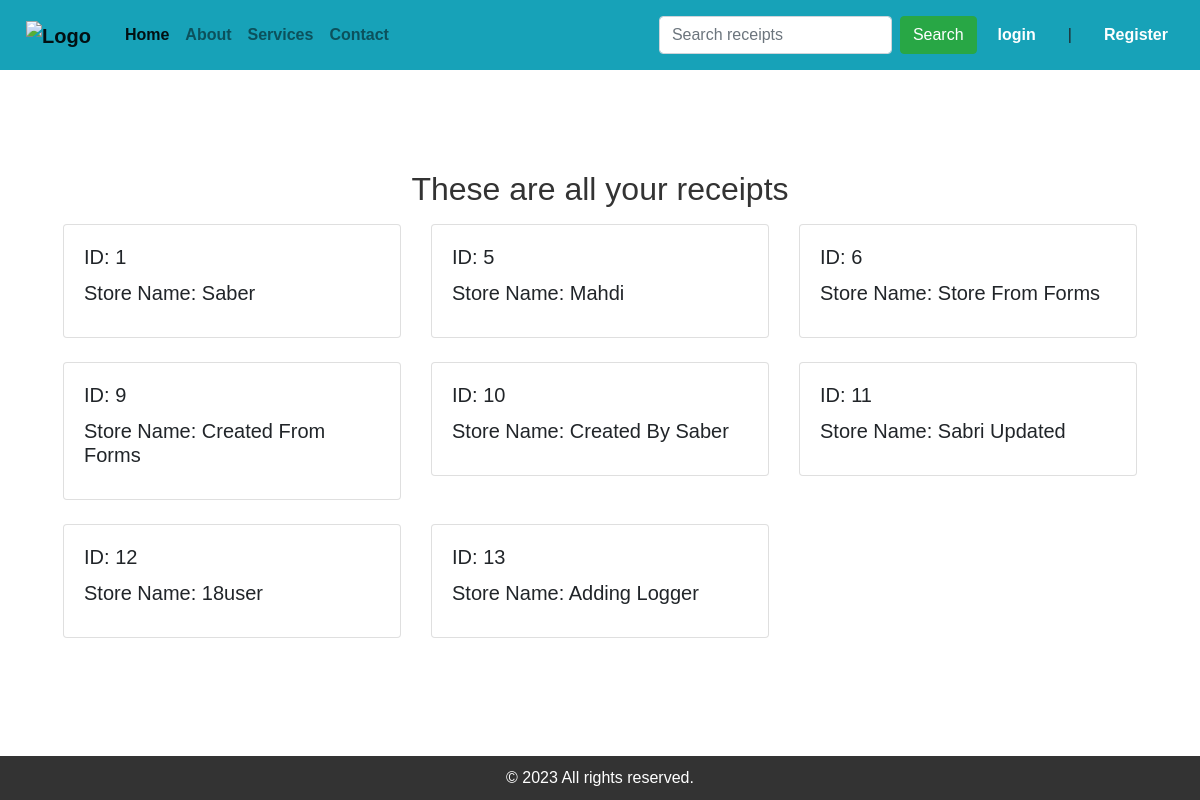
Before: / with the older database file.
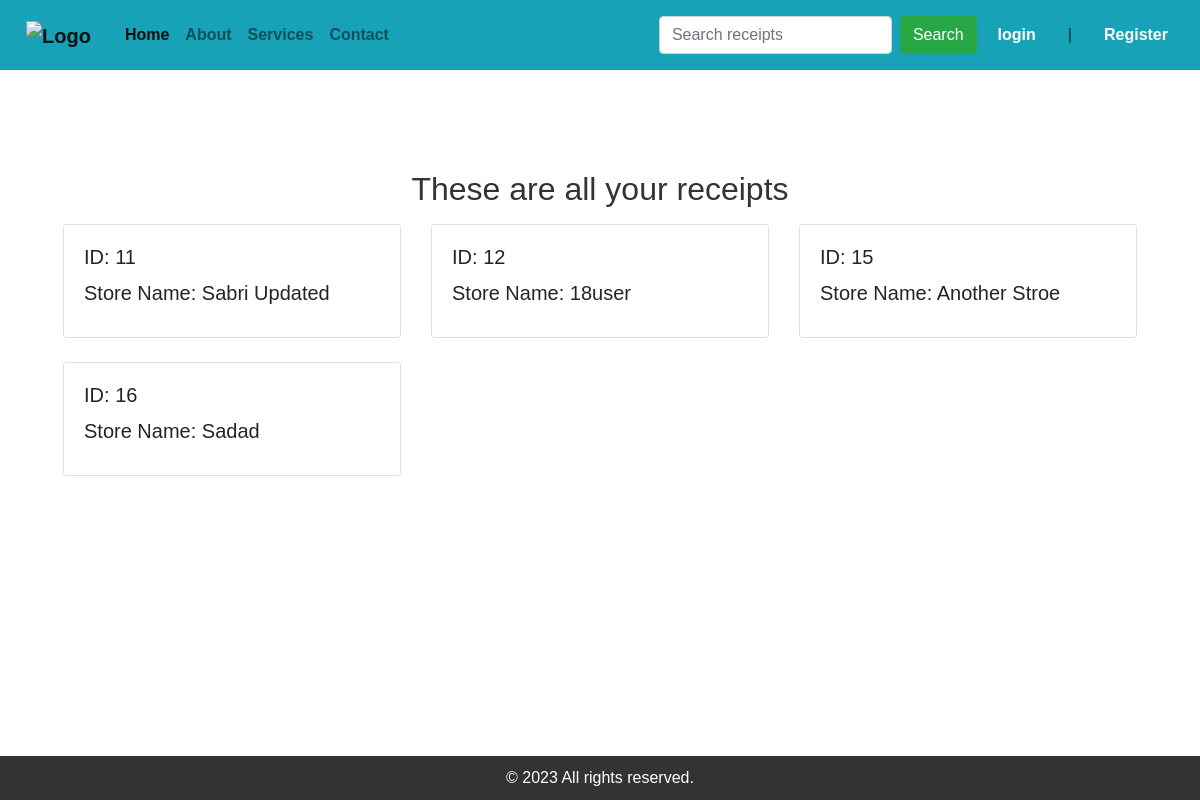
After: the same page with the newer database file.
### trackApp/models.py (models this page shows, shortened)
class Recipe(models.Model):
    options = (
        ('Ordered', 'Ordered'),
        ('Shipped', 'Shipped'),
        ('Out of Delivery', 'Out'),
        ('Arriving', 'Arriving'),
        ('Delivered', 'Delivered')
    )
    user = models.ForeignKey(User, on_delete=models.CASCADE)
    store_name = models.CharField(max_length=255)
    date_of_purchase = models.DateField()
    item = models.CharField(max_length=255)
    price = models.DecimalField(max_digits=10, decimal_places=2)
    quantity = models.IntegerField()
    status = models.CharField(max_length=30, choices=options, default='Ordered')

### trackApp/views.py (the view)
# urls.py: path('', views.ListItems.as_view(), name='index'),
class ListItems(ListView):
    model = Recipe
    template_name = 'trackApp/index.html'
    ordering = '-date_of_purchase'
    def get_context_data(self, *args, object_list=None, **kwargs):
        all_recipes = Recipe.objects.all()
        context = super(ListItems, self).get_context_data(*args, **kwargs)
        context['all_recipes'] = all_recipes
        logger.info("Viewing all the data with List view Class Based View")
        return context

### templates/trackApp/index.html (shortened to what this page needs)
{% extends 'trackApp/base.html' %}
{% block content %}
    <h2 class="text-center my-3">These are all your receipts</h2>
    <div class='row card-group mb-5 mx-5'>
        {% for recipe in all_recipes %}
            <div class="col-4">
                <div class="card mb-4">
                    <div class="card-body">
                        <h5 class="card-title">
                            ID: {{ recipe.id|upper }}
                        </h5>
                        {% if user.is_authenticated %}
                            <a href="{% url 'details' recipe.pk %}">
                                <h5 class="card-title">Store Name: {{ recipe.store_name|title }}</h5>
                            </a>
                            <p class="card-text">Total Amount: {{ recipe.calculate_total_amount }}DA</p>
                            <div class="float-right">
                                <p class="card-text">{{ recipe.date_of_purchase }}</p>
                                <p class="card-text float-right">Created By: {{ recipe.user.username }}</p>
                            </div>
                            <a href="{% url 'details' recipe.id %}" class="btn btn-primary">Check Details</a>
                            {% if user.is_authenticated %}
                                {% if user.id == recipe.user.id %}
                                    <a href="{% url 'update_receipt' recipe.pk %}" class="btn btn-success">
                                        <i class="bi bi-pencil-square"></i></a>
                                    <a href="{% url 'delete_item' pk=recipe.id %}" class="btn btn-danger">
                                        <i class="bi bi-trash-fill"></i></a>
                                {% endif %}
                            {% endif %}
                        {% else %}
                            <h5 class="card-title">Store Name: {{ recipe.store_name|title }}</h5>
                        {% endif %}
                    </div>
                </div>
            </div>
        {% endfor %}
    </div>
{% endblock %}

### templates/trackApp/base.html (shortened to what this page needs)
{% load static %}
{% load crispy_forms_tags %}
<!DOCTYPE html>
<html lang="en">
<head>
    <link rel="stylesheet" href="https://stackpath.bootstrapcdn.com/bootstrap/4.5.2/css/bootstrap.min.css">
    <link rel="stylesheet" href="{% static 'css/styles.css' %}">
    <link rel="stylesheet" href="https://cdn.jsdelivr.net/npm/bootstrap-icons@1.11.2/font/bootstrap-icons.min.css">
</head>
<body>
<nav class="navbar navbar-expand-lg navbar-light bg-info">
    <div class="logo">
        <a class="navbar-brand" href="{% url 'index' %}">
            <img src="{% static 'imgs/trackerlogo.png' %}" alt="Logo" width="50" height="50">
        </a>
    </div>
    <div class="collapse navbar-collapse" id="navbarNav">
        <ul class="navbar-nav">
            <li class="nav-item active">
                <a class="nav-link" href="{% url 'index' %}">Home</a>
            </li>
            <li class="nav-item">
                <a class="nav-link" href="#about">About</a>
            </li>
            <li class="nav-item">
                <a class="nav-link" href="#services">Services</a>
            </li>
            <li class="nav-item">
                <a class="nav-link" href="#contact">Contact</a>
            </li>
        </ul>
        <form class="form-inline my-2 my-lg-0 ml-auto" method="get" action="{% url 'track_item' %}">
            <input class="form-control my-2 mr-sm-2" type="number" name="search" placeholder="Search receipts"
                   aria-label="Search" min="0" step="1" required>
            <button class="btn btn-success my-2 my-sm-0" type="submit">Search</button>
        </form>
        <div class="login-logout">
            {% if user.is_authenticated %}
                <i class="fas fa-user"></i>
                <a href="{% url 'logout_user' %}" class="nav-link">Logout</a>
                <span class="nav-link">|</span>
                <a href="" class="nav-link">{{ user.username }}</a>
            {% else %}
                <a href="{% url 'login_user' %}" class="nav-link">login</a>
                <span class="nav-link">|</span>
                <a href="{% url 'register_user' %}" class="nav-link">Register</a>
            {% endif %}
        </div>
    </div>
</nav>
{% block content %}
{% endblock %}
<footer>
    &copy; 2023 All rights reserved.
</footer>
</body>
</html>

### static/css/styles.css (style rules this page uses)
body { font-family: 'Arial', sans-serif; margin: 0; padding: 0; box-sizing: border-box; }
nav { background-color: #444; padding: 10px; overflow: hidden; }
nav a { float: left; color: #fff; font-weight: bold; text-align: center; padding: 4px 10px; text-decoration: none; }
footer { background-color: #333; color: #fff; text-align: center; padding: 10px; position: fixed; bottom: 0; width: 100%; }
.logo { float: left; }
.login-logout { float: right; display: flex; align-items: center; }
h2 { text-align: center; color: #333; }
form { display: flex; flex-direction: column; }
input { padding: 10px; margin-bottom: 15px; border: 1px solid #ccc; border-radius: 4px; }
button { background-color: #007bff; color: #fff; padding: 10px; border: none; border-radius: 4px; cursor: pointer; }
a { text-decoration: none; }

Changed rows visible on the page:
removed Recipe: id "1", store_name "Saber"
removed Recipe: id "5", store_name "Mahdi"
removed Recipe: id "6", store_name "Store From Forms"
removed Recipe: id "9", store_name "Created From Forms"
removed Recipe: id "10", store_name "Created By Saber"
removed Recipe: id "13", store_name "Adding Logger"
added Recipe: id "15", store_name "Another Stroe"
added Recipe: id "16", store_name "Sadad"
